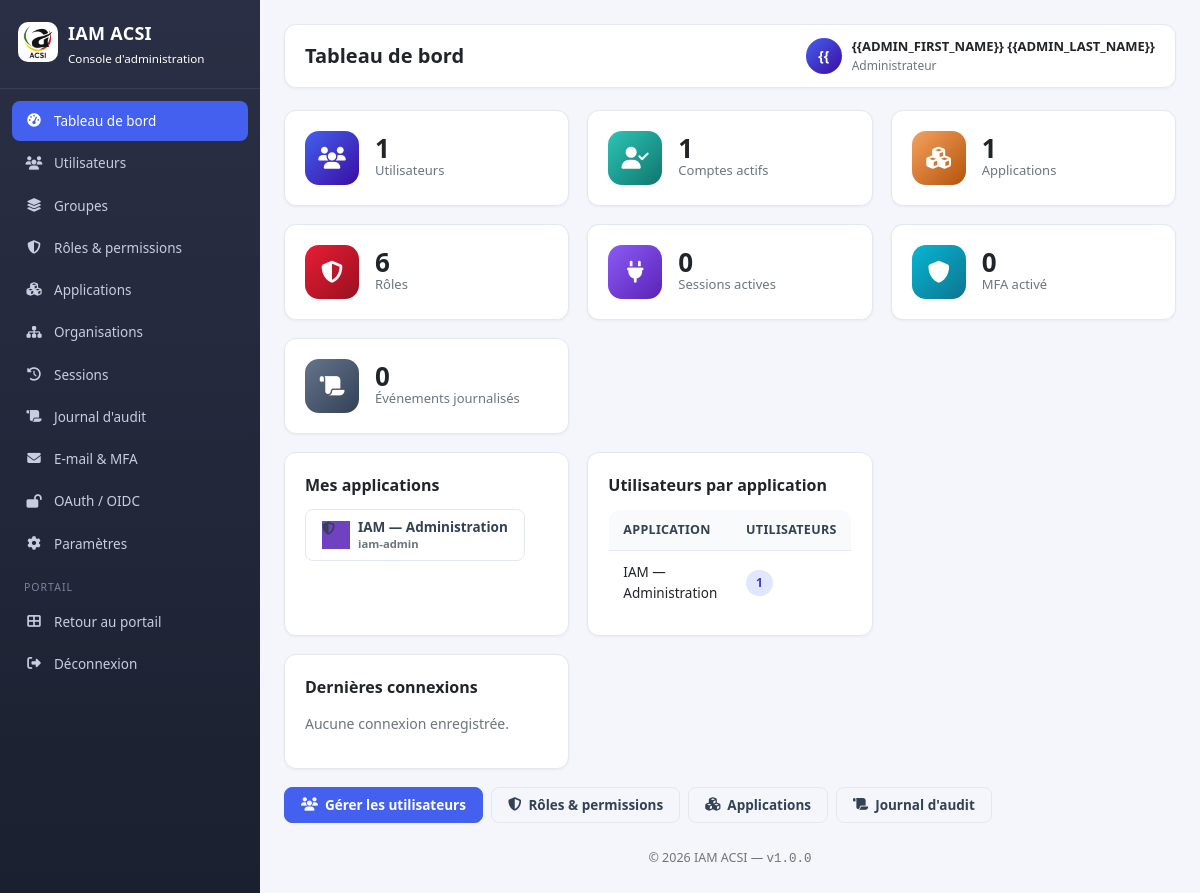
/admin/index.php (signed in), run on the app's committed database.
### tables this page shows
CREATE TABLE IF NOT EXISTS users (
  id                  INT AUTO_INCREMENT PRIMARY KEY,
  username            VARCHAR(100) NOT NULL,
  email               VARCHAR(190) NOT NULL,
  phone               VARCHAR(30)  NULL,
  password_hash       VARCHAR(255) NOT NULL,
  first_name          VARCHAR(100) NOT NULL,
  last_name           VARCHAR(100) NOT NULL,
  photo               VARCHAR(255) NULL,
  matricule           VARCHAR(50)  NULL,
  organization_id     INT          NULL,
  department          VARCHAR(100) NULL,
  service             VARCHAR(100) NULL,
  fonction            VARCHAR(100) NULL,
  status              ENUM('active','inactive','locked','pending') NOT NULL DEFAULT 'active',
  mfa_enabled         TINYINT(1) NOT NULL DEFAULT 0,
  must_change_password TINYINT(1) NOT NULL DEFAULT 1,
  failed_attempts     INT NOT NULL DEFAULT 0,
  locked_until        DATETIME NULL,
  last_login_at       DATETIME NULL,
  last_login_ip       VARCHAR(45) NULL,
  created_by          INT NULL,
  created_at          DATETIME NOT NULL DEFAULT CURRENT_TIMESTAMP,
  updated_at          DATETIME NOT NULL DEFAULT CURRENT_TIMESTAMP ON UPDATE CURRENT_TIMESTAMP,
  UNIQUE KEY uq_email (email),
  UNIQUE KEY uq_username (username),
  INDEX idx_users_org (organization_id),
  CONSTRAINT fk_users_org FOREIGN KEY (organization_id) REFERENCES organizations(id) ON DELETE SET NULL
);

CREATE TABLE IF NOT EXISTS applications (
  id          INT AUTO_INCREMENT PRIMARY KEY,
  code        VARCHAR(50)  NOT NULL,
  name        VARCHAR(190) NOT NULL,
  description TEXT NULL,
  url         VARCHAR(255) NOT NULL,
  logo        VARCHAR(255) NULL,
  color       VARCHAR(20)  NULL,
  icon        VARCHAR(100) NULL,
  client_id   VARCHAR(100) NULL,
  client_secret VARCHAR(255) NULL,
  redirect_uri  VARCHAR(255) NULL,
  scopes        VARCHAR(255) NULL,
  active      TINYINT(1) NOT NULL DEFAULT 1,
  sso_prompt  TINYINT(1) NOT NULL DEFAULT 1 COMMENT '1 = exiger la ressaisie des identifiants IAM sur accès direct (lien) ; 0 = accès seamless si session IAM valide',
  is_system   TINYINT(1) NOT NULL DEFAULT 0,
  bridge_config TEXT NULL COMMENT 'Pont de session locale (JSON) : DB app, champs de correspondance, clés de session, mapping de rôles',
  created_at  DATETIME NOT NULL DEFAULT CURRENT_TIMESTAMP,
  UNIQUE KEY uq_app_code (code)
);

### includes/functions.php (called while the page is built, shortened)
<?php
function iam_find_user_by_id(int $id): ?array
{
    $db = db();
    $stmt = $db->prepare('SELECT * FROM users WHERE id = ? LIMIT 1');
    $stmt->execute([$id]);
    return $stmt->fetch() ?: null;
}

### admin/_guard.php (called while the page is built, shortened)
<?php
require_once __DIR__ . '/../includes/functions.php';
$GLOBALS['iam_admin'] = iam_find_user_by_id((int) $_SESSION['iam_user']['id']);

### admin/index.php (the view, shortened to what this page needs)
<?php
require_once __DIR__ . '/_guard.php';
$db = db();
$totalUsers   = (int) $db->query('SELECT COUNT(*) FROM users')->fetchColumn();
$totalApps    = (int) $db->query('SELECT COUNT(*) FROM applications')->fetchColumn();
$totalRoles   = (int) $db->query('SELECT COUNT(*) FROM roles')->fetchColumn();
$totalLogs    = (int) $db->query('SELECT COUNT(*) FROM audit_logs')->fetchColumn();
$activeUsers  = (int) $db->query("SELECT COUNT(*) FROM users WHERE status = 'active'")->fetchColumn();
$activeSessions = (int) $db->query('SELECT COUNT(*) FROM sessions WHERE revoked = 0')->fetchColumn();
$mfaUsers     = (int) $db->query('SELECT COUNT(*) FROM users WHERE mfa_enabled = 1')->fetchColumn();
$recentUsers = $db->query('SELECT first_name, last_name, email, last_login_at FROM users WHERE last_login_at IS NOT NULL ORDER BY last_login_at DESC LIMIT 8')->fetchAll();
$appUsers = $db->query('SELECT a.name, COUNT(DISTINCT ur.user_id) AS cnt FROM applications a LEFT JOIN user_roles ur ON ur.application_id = a.id GROUP BY a.id ORDER BY cnt DESC')->fetchAll();
$adminId = (int) $_SESSION['iam_user']['id'];
$adminApps = $db->query("SELECT a.code, a.name, a.description, a.url, a.color, a.icon FROM applications a INNER JOIN user_roles ur ON ur.application_id = a.id WHERE ur.user_id = $adminId AND a.active = 1 ORDER BY a.name")->fetchAll();
$pageTitle = 'Tableau de bord';
$active = 'dashboard';
include __DIR__ . '/_header.php';
?>
<div class="cards-grid">
    <div class="card">
        <div class="card-body stat-card">
            <div class="stat-icon" style="background:linear-gradient(135deg,#4361ee,#3a0ca3);"><i class="fas fa-users"></i></div>
            <div>
                <div class="stat-value"><?php echo $totalUsers; ?></div>
                <div class="stat-label">Utilisateurs</div>
            </div>
        </div>
    </div>
    <div class="card">
        <div class="card-body stat-card">
            <div class="stat-icon" style="background:linear-gradient(135deg,#2ec4b6,#0f766e);"><i class="fas fa-user-check"></i></div>
            <div>
                <div class="stat-value"><?php echo $activeUsers; ?></div>
                <div class="stat-label">Comptes actifs</div>
            </div>
        </div>
    </div>
    <div class="card">
        <div class="card-body stat-card">
            <div class="stat-icon" style="background:linear-gradient(135deg,#f4a261,#b45309);"><i class="fas fa-cubes"></i></div>
            <div>
                <div class="stat-value"><?php echo $totalApps; ?></div>
                <div class="stat-label">Applications</div>
            </div>
        </div>
    </div>
    <div class="card">
        <div class="card-body stat-card">
            <div class="stat-icon" style="background:linear-gradient(135deg,#e71d36,#99101f);"><i class="fas fa-shield-halved"></i></div>
            <div>
                <div class="stat-value"><?php echo $totalRoles; ?></div>
                <div class="stat-label">Rôles</div>
            </div>
        </div>
    </div>
    <div class="card">
        <div class="card-body stat-card">
            <div class="stat-icon" style="background:linear-gradient(135deg,#8b5cf6,#5b21b6);"><i class="fas fa-plug"></i></div>
            <div>
                <div class="stat-value"><?php echo $activeSessions; ?></div>
                <div class="stat-label">Sessions actives</div>
            </div>
        </div>
    </div>
    <div class="card">
        <div class="card-body stat-card">
            <div class="stat-icon" style="background:linear-gradient(135deg,#06b6d4,#0e7490);"><i class="fas fa-shield"></i></div>
            <div>
                <div class="stat-value"><?php echo $mfaUsers; ?></div>
                <div class="stat-label">MFA activé</div>
            </div>
        </div>
    </div>
    <div class="card">
        <div class="card-body stat-card">
            <div class="stat-icon" style="background:linear-gradient(135deg,#64748b,#334155);"><i class="fas fa-scroll"></i></div>
            <div>
                <div class="stat-value"><?php echo $totalLogs; ?></div>
                <div class="stat-label">Événements journalisés</div>
            </div>
        </div>
    </div>
</div>
<div class="cards-grid mt-3">
    <div class="card">
        <div class="card-body">
            <div class="card-title">Mes applications</div>
            <?php if (empty($adminApps)): ?>
                <p class="text-muted">Aucune application accessible.</p>
            <?php else: ?>
                <div class="d-flex flex-wrap gap-2">
                    <?php foreach ($adminApps as $app):
                        $ssoLink = IAM_BASE_URL . '/sso/authorize.php?app=' . urlencode($app['code']) . '&return=' . urlencode($app['url']);
                    ?>
                        <a href="<?php echo htmlspecialchars($ssoLink); ?>" class="btn btn-outline d-flex align-center gap-2" style="min-width:220px;">
                            <span class="app-icon" style="width:28px;height:28px;font-size:13px;background:<?php echo htmlspecialchars($app['color'] ?: '#4361ee'); ?>">
                                <i class="fas <?php echo htmlspecialchars($app['icon'] ?: 'fa-cube'); ?>"></i>
                            </span>
                            <span>
                                <span style="font-weight:600;"><?php echo htmlspecialchars($app['name']); ?></span><br>
                                <small class="text-muted"><?php echo htmlspecialchars($app['code']); ?></small>
                            </span>
                        </a>
                    <?php endforeach; ?>
                </div>
            <?php endif; ?>
        </div>
    </div>
    <div class="card">
        <div class="card-body">
            <div class="card-title">Utilisateurs par application</div>
            <table class="table">
                <tr><th>Application</th><th>Utilisateurs</th></tr>
                <?php foreach ($appUsers as $row): ?>
                    <tr>
                        <td><?php echo htmlspecialchars($row['name']); ?></td>
                        <td><span class="badge badge-info"><?php echo (int) $row['cnt']; ?></span></td>
                    </tr>
                <?php endforeach; ?>
            </table>
        </div>
    </div>
</div>
<div class="cards-grid mt-3">
    <div class="card">
        <div class="card-body">
            <div class="card-title">Dernières connexions</div>
            <?php if (empty($recentUsers)): ?>
                <p class="text-muted">Aucune connexion enregistrée.</p>
            <?php endif; ?>
        </div>
    </div>
</div>
<div class="mt-3 d-flex gap-2 flex-wrap">
    <a href="<?php echo IAM_BASE_URL; ?>/admin/users.php" class="btn btn-primary"><i class="fas fa-users"></i> Gérer les utilisateurs</a>
    <a href="<?php echo IAM_BASE_URL; ?>/admin/roles.php" class="btn btn-outline"><i class="fas fa-shield-halved"></i> Rôles &amp; permissions</a>
    <a href="<?php echo IAM_BASE_URL; ?>/admin/apps.php" class="btn btn-outline"><i class="fas fa-cubes"></i> Applications</a>
    <a href="<?php echo IAM_BASE_URL; ?>/admin/audit.php" class="btn btn-outline"><i class="fas fa-scroll"></i> Journal d'audit</a>
</div>
<?php include __DIR__ . '/_footer.php'; ?>

### admin/_header.php (shortened to what this page needs)
<?php
$active = $active ?? '';
$iamAdmin = $GLOBALS['iam_admin'] ?? [];
$menu = [
    'dashboard'   => ['Tableau de bord', 'fa-gauge-high', 'index.php'],
    'users'       => ['Utilisateurs', 'fa-users', 'users.php'],
    'groups'      => ['Groupes', 'fa-layer-group', 'groups.php'],
    'roles'       => ['Rôles &amp; permissions', 'fa-shield-halved', 'roles.php'],
    'apps'        => ['Applications', 'fa-cubes', 'apps.php'],
    'organizations' => ['Organisations', 'fa-sitemap', 'organizations.php'],
    'sessions'    => ['Sessions', 'fa-clock-rotate-left', 'sessions.php'],
    'audit'       => ['Journal d\'audit', 'fa-scroll', 'audit.php'],
    'email'       => ['E-mail &amp; MFA', 'fa-envelope', 'email.php'],
    'oauth'       => ['OAuth / OIDC', 'fa-lock-open', 'oauth.php'],
    'settings'    => ['Paramètres', 'fa-gear', 'settings.php'],
];
?>
<!DOCTYPE html>
<html lang="fr">
<head>
<link rel="stylesheet" href="<?php echo IAM_BASE_URL; ?>/assets/css/iam.css">
</head>
<body>
<div class="layout">
    <div class="sidebar" id="adminSidebar">
        <div class="sidebar-header">
            <div><img src="<?php echo htmlspecialchars(IAM_BASE_URL); ?>/images/acsi.jpg" class="brand-img" alt="ACSI"></div>
            <div>
                <div class="brand"><?php echo htmlspecialchars(IAM_NAME); ?></div>
                <small>Console d'administration</small>
            </div>
        </div>
        <nav class="sidebar-nav">
            <?php foreach ($menu as $key => $m): ?>
                <a href="<?php echo IAM_BASE_URL; ?>/admin/<?php echo $m[2]; ?>" class="<?php echo $active === $key ? 'active' : ''; ?>">
                    <i class="fas <?php echo $m[1]; ?>"></i> <?php echo $m[0]; ?>
                </a>
            <?php endforeach; ?>
            <div class="nav-label">Portail</div>
            <a href="<?php echo IAM_BASE_URL; ?>/portal.php"><i class="fas fa-th-large"></i> Retour au portail</a>
            <a href="<?php echo IAM_BASE_URL; ?>/logout.php"><i class="fas fa-right-from-bracket"></i> Déconnexion</a>
        </nav>
    </div>
    <div class="main">
        <div class="topbar">
            <h1><?php echo htmlspecialchars($pageTitle); ?></h1>
            <div class="user-badge">
                <div class="avatar"><?php echo htmlspecialchars(strtoupper(substr(($iamAdmin['first_name'] ?? 'A'), 0, 1) . substr(($iamAdmin['last_name'] ?? ''), 0, 1))); ?></div>
                <div>
                    <div style="font-weight:600; font-size:13px;"><?php echo htmlspecialchars(trim(($iamAdmin['first_name'] ?? '') . ' ' . ($iamAdmin['last_name'] ?? ''))); ?></div>
                    <div class="text-muted" style="font-size:12px;">Administrateur</div>
                </div>
            </div>
        </div>

### data on the page
users: first_name+last_name "{{", first_name+last_name "{{ADMIN_FIRST_NAME}} {{ADMIN_LAST_NAME}}"
applications: name "IAM — Administration", code "iam-admin"

### other printed values
IAM_NAME "IAM ACSI"
$m[0] "Tableau de bord"
$m[0] "Utilisateurs"
$m[0] "Groupes"
$m[0] "Rôles & permissions"
$m[0] "Applications"
$m[0] "Organisations"
$m[0] "Sessions"
$m[0] "Journal d'audit"
$m[0] "E-mail & MFA"
$m[0] "OAuth / OIDC"
$m[0] "Paramètres"
$pageTitle "Tableau de bord"
$totalUsers "1"
$activeUsers "1"
